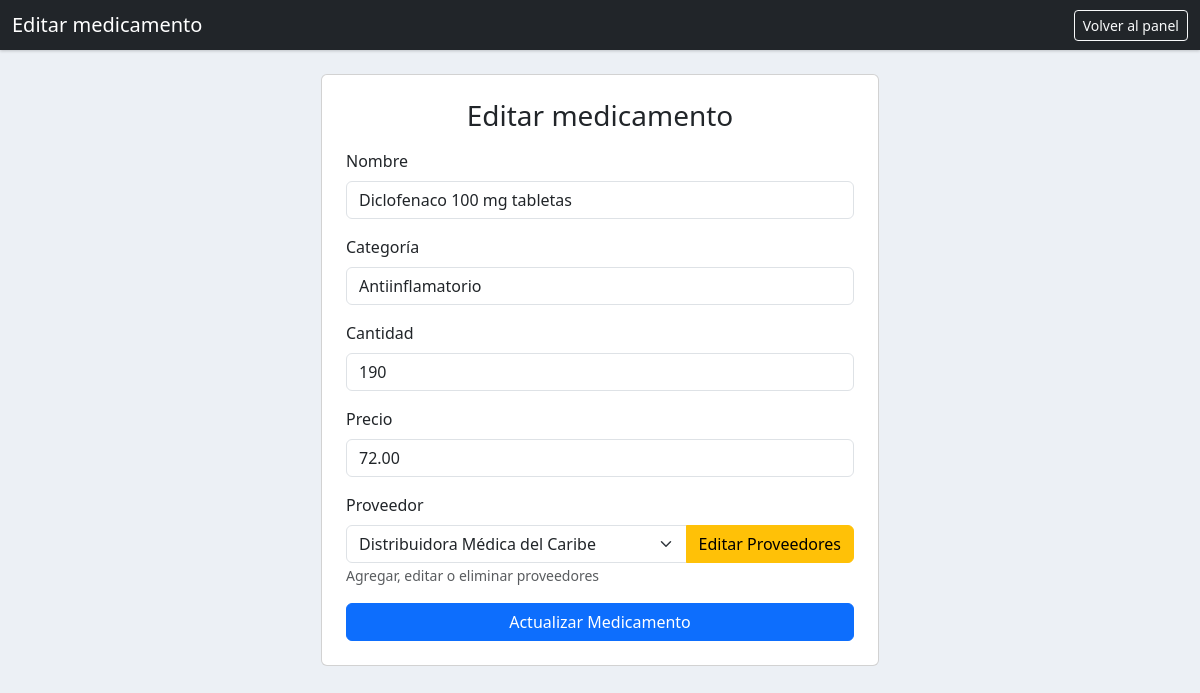
Page /editar_medicamento.php?id=7 (signed in) on the committed database.
### tables this page shows
CREATE TABLE `medicamentos` (
  `id` int(11) NOT NULL AUTO_INCREMENT,
  `nombre` varchar(100) NOT NULL,
  `categoria` varchar(100) DEFAULT NULL,
  `cantidad` int(11) DEFAULT 0,
  `precio` decimal(10,2) DEFAULT NULL,
  `proveedor_id` int(11) DEFAULT NULL,
  `creado_en` timestamp NOT NULL DEFAULT current_timestamp(),
  `actualizado_en` timestamp NOT NULL DEFAULT current_timestamp() ON UPDATE current_timestamp(),
  PRIMARY KEY (`id`),
  KEY `fk_medicamento_proveedor` (`proveedor_id`),
  CONSTRAINT `fk_medicamento_proveedor` FOREIGN KEY (`proveedor_id`) REFERENCES `proveedores` (`id`) ON DELETE SET NULL ON UPDATE CASCADE
);

CREATE TABLE `proveedores` (
  `id` int(11) NOT NULL AUTO_INCREMENT,
  `nombre` varchar(100) NOT NULL,
  `telefono` varchar(20) DEFAULT NULL,
  `direccion` varchar(200) DEFAULT NULL,
  `creado_en` timestamp NOT NULL DEFAULT current_timestamp(),
  PRIMARY KEY (`id`)
);

### editar_medicamento.php (the view, shortened to what this page needs)
<?php
require_once "conexion.php";
$id = (int)$_GET['id'];
$sql = "SELECT * FROM medicamentos WHERE id = ?";
$stmt = $conexion->prepare($sql);
$stmt->bind_param("i", $id);
$stmt->execute();
$medRes = $stmt->get_result();
$medicamento = $medRes->fetch_assoc();
?>
<!DOCTYPE html>
<html lang="es">
<head>
    <link href="https://cdn.jsdelivr.net/npm/bootstrap@5.3.3/dist/css/bootstrap.min.css" rel="stylesheet">
    <link rel="stylesheet" href="https://cdn.jsdelivr.net/npm/bootstrap-icons@1.11.3/font/bootstrap-icons.min.css">
</head>
<body>
<nav class="navbar navbar-dark bg-dark mb-4">
    <div class="container-fluid">
        <span class="navbar-brand mb-0 h1">Editar medicamento</span>
        <a href="panel.php" class="btn btn-sm btn-outline-light">Volver al panel</a>
    </div>
</nav>
<div class="container">
    <div class="card col-md-6 mx-auto p-4">
        <h3 class="mb-3 text-center">Editar medicamento</h3>
        <form method="POST">
            <div class="mb-3">
                <label class="form-label">Nombre</label>
                <input type="text" name="nombre" class="form-control"
                       value="<?= htmlspecialchars($medicamento['nombre']) ?>" required>
            </div>
            <div class="mb-3">
                <label class="form-label">Categoría</label>
                <input type="text" name="categoria" class="form-control"
                       value="<?= htmlspecialchars($medicamento['categoria']) ?>" required>
            </div>
            <div class="mb-3">
                <label class="form-label">Cantidad</label>
                <input type="number" name="cantidad" class="form-control" min="0"
                       value="<?= $medicamento['cantidad'] ?>" required>
            </div>
            <div class="mb-3">
                <label class="form-label">Precio</label>
                <input type="number" step="0.01" name="precio" class="form-control" min="0"
                       value="<?= $medicamento['precio'] ?>" required>
            </div>
            <div class="mb-3">
                <label class="form-label">Proveedor</label>
                <div class="input-group">
                    <select name="proveedor_id" class="form-select">
                        <?php
                        $prov = $conexion->query("SELECT id, nombre FROM proveedores ORDER BY nombre");
                        while ($p = $prov->fetch_assoc()): ?>
                            <option value="<?= $p['id'] ?>"
                                <?= (isset($medicamento['proveedor_id']) && $medicamento['proveedor_id'] == $p['id']) ||
                                   (isset($_POST['proveedor_id']) && $_POST['proveedor_id'] == $p['id'])
                                   ? 'selected' : '' ?>>
                                <?= htmlspecialchars($p['nombre']) ?>
                            </option>
                        <?php endwhile; ?>
                    </select>
                    <a href="editar_proveedor.php" class="btn btn-warning">Editar Proveedores</a>
                </div>
                <small class="text-muted">Agregar, editar o eliminar proveedores</small>
            </div>
            <button class="btn btn-primary w-100">Actualizar Medicamento</button>
        </form>
    </div>
</div>
</body>
</html>

### editar_medicamento.php (style rules this page uses)
body { background-color:#ecf0f5; }
.navbar { box-shadow: 0 1px 3px rgba(0,0,0,.2); }

### rows in the picture
medicamentos: nombre "Diclofenaco 100 mg tabletas", categoria "Antiinflamatorio", cantidad "190", precio "72.00", proveedor_id "Distribuidora Médica del Caribe"
